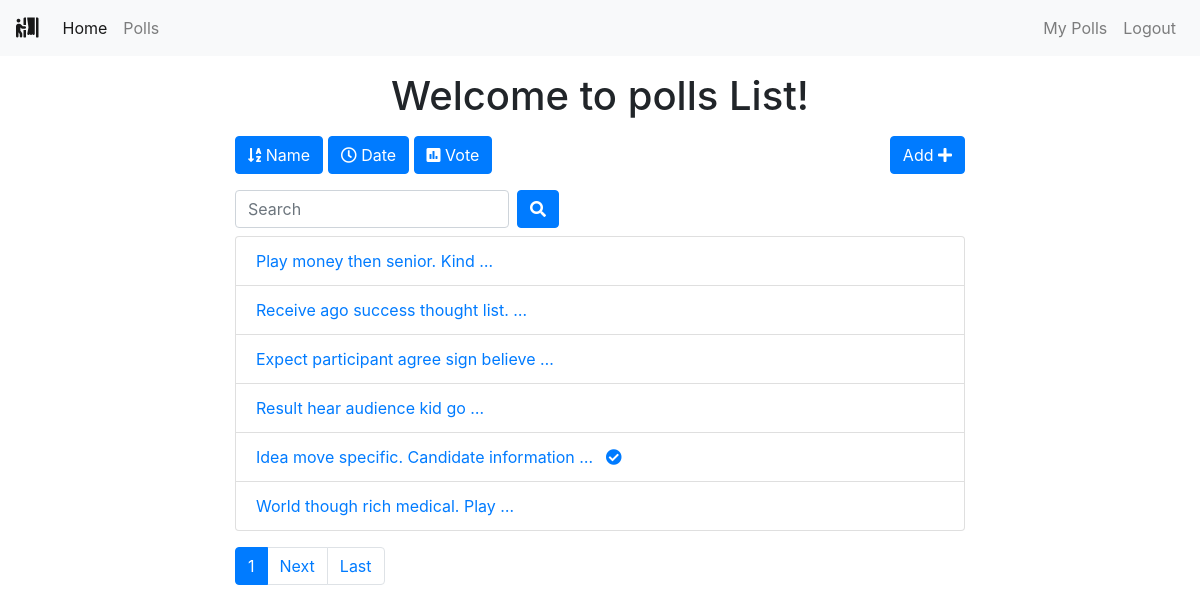
The page /polls/list/ (signed in) on the database its author committed.
### polls/models.py (models this page shows, shortened)
class Poll(models.Model):
    owner = models.ForeignKey(User, on_delete=models.CASCADE)
    text = models.TextField()
    pub_date = models.DateTimeField(default=timezone.now)
    active = models.BooleanField(default=True)

### polls/views.py (the view)
# urls.py: path('list/', views.polls_list, name='list'),
@login_required()
def polls_list(request):
    all_polls = Poll.objects.all()
    search_term = ''
    if 'name' in request.GET:
        all_polls = all_polls.order_by('text')
    if 'date' in request.GET:
        all_polls = all_polls.order_by('pub_date')
    if 'vote' in request.GET:
        all_polls = all_polls.annotate(Count('vote')).order_by('vote__count')
    if 'search' in request.GET:
        search_term = request.GET['search']
        all_polls = all_polls.filter(text__icontains=search_term)
    paginator = Paginator(all_polls, 6)  # Show 6 contacts per page
    page = request.GET.get('page')
    polls = paginator.get_page(page)
    get_dict_copy = request.GET.copy()
    params = get_dict_copy.pop('page', True) and get_dict_copy.urlencode()
    print(params)
    context = {
        'polls': polls,
        'params': params,
        'search_term': search_term,
    }
    return render(request, 'polls/polls_list.html', context)

### polls/templates/polls/polls_list.html (shortened to what this page needs)
{% extends 'base.html' %}
{% block content %}
<div class="container">
    <div class="row">
        <div class="col-md-8 offset-sm-2">
            <h1 class="text-center mt-3 mb-3">Welcome to polls List!</h1>
            <a class="btn btn-{% if 'name' in request.GET %}warning{% else %}primary{% endif %} mb-3" href="?name=True"
                role="button"><i class="fas fa-sort-alpha-down"></i>
                Name</a>
            <a class="btn btn-{% if 'date' in request.GET %}warning{% else %}primary{% endif %} mb-3" href="?date=True"
                role="button"><i class="far fa-clock"></i> Date</a>
            <a class="btn btn-{% if 'vote' in request.GET %}warning{% else %}primary{% endif %} mb-3" href="?vote=True"
                role="button"><i class="fas fa-poll"></i> Vote</a>
            <a class="btn btn-primary mb-3 float-right" href="{% url 'polls:add' %}" role="button">Add <i class="fas fa-plus"></i></a>
            <form class="form-inline">
                <div class="form-group mr-sm-2 mb-2">
                    <input type="search" class="form-control" name="search" placeholder="Search" value={{ search_term }}>
                </div>
                <button type="submit" class="btn btn-primary mb-2"><i class="fas fa-search"></i></button>
            </form>
            <ul class="list-group">
                {% for poll in polls %}
                <li class="list-group-item"><a href="{% url 'polls:detail' poll.id %}">{{ poll.text|truncatewords:5 }}
                        {% if not poll.active%}
                        <i class="fas fa-check-circle ml-2"></i>
                        {% endif %}
                    </a>
                </li>
                {% endfor %}
            </ul>
            <nav class="mt-3">
                <ul class="pagination">
                    <li class="page-item active"><a class="page-link" href="">{{ polls.number }}</a></li>
                    {% if polls.has_next %}
                    <li class="page-item"><a class="page-link" href="?page={{ polls.next_page_number }}&{{ params }}">Next</a></li>
                    <li class="page-item"><a class="page-link" href="?page={{ polls.paginator.num_pages }}&{{ params }}">Last</a></li>
                    {% endif %}
                </ul>
            </nav>
        </div>
    </div>
</div>
{% endblock content %}

### rows shown on the page
Poll: text "Play money then senior. Kind …"
Poll: text "Receive ago success thought list. …"
Poll: text "Expect participant agree sign believe …"
Poll: text "Result hear audience kid go …"
Poll: text "Idea move specific. Candidate information …", active False (drawn)
Poll: text "World though rich medical. Play …"

### other values the page prints
{{ polls.number }} "1"
